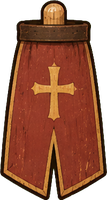
#> input picture img/cuerpos/alabardero_a1.png, 107 x 200 px, given in place of objetos.png, which was not available
$ python build-cuerpos.py ../img/cuerpos/alabardero_a1.png
#> lines starting #> are read from the running program, lines starting #| are printed output that depends on the picture; after the words box and inside, x2 and y2 are one past the last pixel; in counts of white or black regions, pixels touching at a corner belong together; pictures that were not available may be replaced by others from this repository, and a replacement may not be noted
#!/usr/bin/env python3
"""Recorta las hojas de piezas de las marionetas y la hoja de objetos.

Uso: python3 tools/build-cuerpos.py CARPETA
La carpeta debe tener cuerpo_<personaje>.png (8 piezas en una cuadrícula de 4 x 2: torso, brazo, antebrazo con mano, muslo,
espinilla, bota y dos complementos) y objetos.png (12 objetos en una cuadrícula de 4 x 3).
Escribe img/cuerpos/<personaje>_<pieza>.png, img/objetos/<objeto>.png y, dentro de index.html (entre los marcadores /*CUERPOS*/ y /*FIN-CUERPOS*/), las medidas y los puntos de giro de cada pieza.
"""
import json, sys, pathlib
from collections import deque
import numpy as np
from PIL import Image, ImageFilter

root = pathlib.Path(__file__).resolve().parent.parent
src = pathlib.Path(sys.argv[1])
PARTS = ['torso', 'uarm', 'farm', 'thigh', 'shin', 'boot', 'a1', 'a2']
OBJS = ['tijeras', 'tijerona', 'alabarda', 'mazo', 'vela', 'baston', 'carrete', 'ovillo', 'caja', 'cesto', 'tonel', 'cruceta']
MAXSIDE = {'torso': 190, 'uarm': 170, 'farm': 190, 'thigh': 180, 'shin': 170, 'boot': 150, 'a1': 200, 'a2': 200}

def key(img):
    a = np.asarray(img.convert('RGB')).astype(np.float32)
    r, g, b = a[..., 0], a[..., 1], a[..., 2]
    spill = g - np.maximum(r, b)
    alpha = np.clip(1 - (spill - 40) / 90, 0, 1); alpha[spill < 40] = 1
    g2 = np.where(spill > 0, np.minimum(g, np.maximum(r, b) + 6), g)
    return Image.fromarray(np.dstack([r, g2, b, alpha * 255]).clip(0, 255).astype(np.uint8), 'RGBA')

def components(mask, step=4):
    small = Image.fromarray((mask * 255).astype(np.uint8)).resize((mask.shape[1] // step, mask.shape[0] // step), Image.BOX).point(lambda v: 255 if v > 20 else 0)
    sm = np.asarray(small.filter(ImageFilter.MaxFilter(3))) > 0
    lab = np.zeros(sm.shape, np.int32); n = 0
    for y, x in zip(*np.where(sm)):
        if lab[y, x]: continue
        n += 1; q = deque([(y, x)]); lab[y, x] = n
        while q:
            cy, cx = q.popleft()
            for dy, dx in ((1, 0), (-1, 0), (0, 1), (0, -1)):
                ny, nx = cy + dy, cx + dx
                if 0 <= ny < sm.shape[0] and 0 <= nx < sm.shape[1] and sm[ny, nx] and not lab[ny, nx]: lab[ny, nx] = n; q.append((ny, nx))
    full = np.kron(lab, np.ones((step, step), np.int32)); out = np.zeros(mask.shape, np.int32)
    h, w = min(full.shape[0], mask.shape[0]), min(full.shape[1], mask.shape[1]); out[:h, :w] = full[:h, :w]
    return out, n

def cells(sheet, cols, rows):
    """Devuelve {índice de celda: imagen RGBA recortada} (varias piezas en la misma celda se unen)."""
#> called with cols = 4, rows = 3
    im = key(Image.open(sheet)); H, W = im.height, im.width
#> in key, `r, g, b = a[..., 0], a[..., 1], a[..., 2]`:
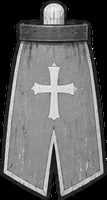
#> r: shape (200, 107) float32; min 0, max 255, mean 99.6
#> in key, `r, g, b = a[..., 0], a[..., 1], a[..., 2]`:
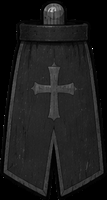
#> b: shape (200, 107) float32; min 0, max 255, mean 27.5
#> in key, `spill = g - np.maximum(r, b)`:
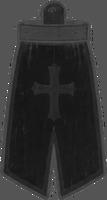
#> spill: shape (200, 107) float32; min -127, max 255, mean -51; drawn with min black and max white
#> after `H, W = (im.height, im.width)`: H = 200; W = 107
    al = np.asarray(im.getchannel('A')) > 40; lab, n = components(al); rgba = np.asarray(im)
#> after `al = np.asarray(im.getchannel('A')) > 40`:
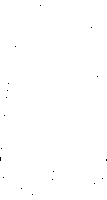
#> al: shape (200, 107) bool; 99.9% white; black in thin lines or dots
#> in components, `small = Image.fromarray((mask * 255).astype(np.uint8)).resize((mask.sh..`: small: PIL image 26x50 L; every value is 255
#> in components, `sm = np.asarray(small.filter(ImageFilter.MaxFilter(3))) > 0`: sm: shape (50, 26) bool; every value is 1
#> the loop in components, `for y, x in zip(*np.where(sm)):` made 1300 passes
#> (y, x) on passes 2 to 4: (0, 1), (0, 2), (0, 3)
#> after the loop in components, `for y, x in zip(*np.where(sm)):`: lab: shape (50, 26) int32; every value is 1
#> after the loop in components, `for y, x in zip(*np.where(sm)):`: n = 1
#> in components, `full = np.kron(lab, np.ones((step, step), np.int32))`: full: shape (200, 104) int32; every value is 1
#> in components, `out[:h, :w] = full[:h, :w]`:
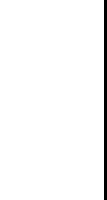
#> out: shape (200, 107) int32; values 0 (black) and 1 (white), 97.2% white; 1 black region, box (x1, y1, x2, y2) and area: (104, 0, 107, 200) 600
#> after `lab, n = components(al)`: n = 1
    acc = {}
    for i in range(1, n + 1):
        m = (lab == i) & al
        if m.sum() < 400: continue
        cy, cx = np.argwhere(m).mean(0); idx = min(int(cy // (H / rows)), rows - 1) * cols + min(int(cx // (W / cols)), cols - 1)
        acc[idx] = acc.get(idx, np.zeros_like(al)) | m
#> this loop made 1 pass
#> (cy, cx, idx) on pass 1: (99.47, 51.52, 5)
#> after the loop, acc = 1 item
    res = {}
    for idx, m in acc.items():
        ys, xs = np.where(m); y0, y1, x0, x1 = ys.min(), ys.max() + 1, xs.min(), xs.max() + 1
        piece = rgba[y0:y1, x0:x1].copy(); piece[..., 3] = np.where(m[y0:y1, x0:x1], piece[..., 3], 0)
        res[idx] = Image.fromarray(piece, 'RGBA')
#> this loop made 1 pass
#> (idx, y0, y1, x0, x1) on pass 1: (5, 0, 200, 0, 104)
#> pass 1, in cells, `piece = rgba[y0:y1, x0:x1].copy()`:
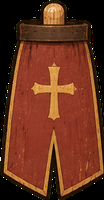
#> piece: shape (200, 104, 4); mean R, G, B, A 102.3, 49.4, 28.3, 254.5; transparent parts drawn white
#> after the loop: piece: shape (200, 104, 4); 0.02% of pixels changed, all inside (x1, y1, x2, y2) = (0, 5, 54, 172)
#> after the loop, res = 1 item
    return res

def peg(im, top=True):
    """Centro del pivote del extremo de arriba (o de abajo): x e y como fracción del tamaño."""
    a = np.asarray(im.getchannel('A')) > 40; h, w = a.shape; band = max(2, int(h * .05))
    rows = a[:band] if top else a[-band:]; xs = np.where(rows.any(0))[0]
    if len(xs) == 0: return .5, (.07 if top else .93)
    r = (xs.max() - xs.min() + 1) / 2
    py = float(np.clip(r / h, .03, .12)); return round(float(xs.mean() / w), 3), round(py if top else 1 - py, 3)

def fit(im, side):
    s = side / max(im.size); return im.resize((max(1, round(im.width * s)), max(1, round(im.height * s))), Image.LANCZOS)

meta = {'cuerpos': {}, 'objetos': {}}
(root / 'img' / 'cuerpos').mkdir(parents=True, exist_ok=True); (root / 'img' / 'objetos').mkdir(parents=True, exist_ok=True)
for f in sorted(src.glob('cuerpo_*.png')):
    char = f.stem[len('cuerpo_'):]; meta['cuerpos'][char] = {}
    got = cells(f, 4, 2)
    for idx, name in enumerate(PARTS):
        if idx not in got: continue
        im = fit(got[idx], MAXSIDE[name]); px, py = peg(im, True); bx, by = peg(im, False)
        im.save(root / 'img' / 'cuerpos' / f'{char}_{name}.png', optimize=True)
        meta['cuerpos'][char][name] = {'w': im.width, 'h': im.height, 'px': px, 'py': py, 'bx': bx, 'by': by}
    print(char, sorted(meta['cuerpos'][char]))
got = cells(src / 'objetos.png', 4, 3)
#> got = 1 item
for idx, name in enumerate(OBJS):
    if idx not in got: continue
    im = fit(got[idx], 170); im.save(root / 'img' / 'objetos' / f'{name}.png', optimize=True); meta['objetos'][name] = {'w': im.width, 'h': im.height}
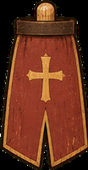
#> im: PIL image 88x170 RGBA; mean R, G, B, A 102.4, 49.5, 28.3, 254.4; transparent parts drawn white
#> after the loop, meta = 2 items
print('objetos', sorted(meta['objetos']))
#| objetos ['baston']
#> (the run stopped early here; a loop or call above may not have finished)

$ run again, on img/cuerpos/alabardero_thigh.png
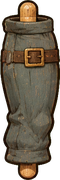
#> input picture img/cuerpos/alabardero_thigh.png, 60 x 180 px, given in place of objetos.png, which was not available
#> in key, `spill = g - np.maximum(r, b)`:
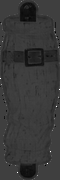
#> spill: shape (180, 60) float32; min -85, max 255, mean -10.3; drawn with min black and max white
#> al: shape (180, 60) bool; 99.9% white; black in thin lines or dots, all inside (x1, y1, x2, y2) = (0, 37, 60, 176)
#> the loop in components, `for y, x in zip(*np.where(sm)):` made 675 passes
#> (y, x) on passes 2 to 4: (0, 1), (0, 2), (0, 3)
#> after the loop in components, `for y, x in zip(*np.where(sm)):`: n = 1
#> full: shape (180, 60) int32; every value is 1
#> the loop in cells, `for i in range(1, n + 1):` made 1 pass
#> (cy, cx, idx) on pass 1: (89.48, 29.49, 5)
#> after the loop in cells, `for i in range(1, n + 1):`: acc = 1 item
#> the loop in cells, `for idx, m in acc.items():` made 1 pass
#> (idx, y0, y1, x0, x1) on pass 1: (5, 0, 180, 0, 60)
#> after the loop `for idx, name in enumerate(OBJS):`:
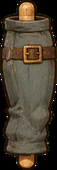
#> im: PIL image 57x170 RGBA; mean R, G, B, A 73.9, 63.2, 47.4, 254.4; transparent parts drawn white
#> after the loop `for idx, name in enumerate(OBJS):`: meta = 2 items
#| objetos ['baston']

$ run again, on img/cuerpos/alabardero_torso.png
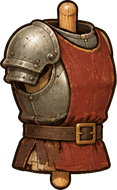
#> input picture img/cuerpos/alabardero_torso.png, 117 x 190 px, given in place of objetos.png, which was not available
#> al: shape (190, 117) bool; 99.9% white; black in thin lines or dots, all inside (x1, y1, x2, y2) = (16, 0, 116, 182)
#> small: PIL image 29x47 L; every value is 255
#> sm: shape (47, 29) bool; every value is 1
#> the loop in components, `for y, x in zip(*np.where(sm)):` made 1363 passes
#> (y, x) on passes 2 to 4: (0, 1), (0, 2), (0, 3)
#> after the loop in components, `for y, x in zip(*np.where(sm)):`: n = 1
#> full: shape (188, 116) int32; every value is 1
#> out: shape (190, 117) int32; values 0 (black) and 1 (white), 98.1% white; 1 black region, box (x1, y1, x2, y2) and area: (0, 0, 117, 190) 422
#> the loop in cells, `for i in range(1, n + 1):` made 1 pass
#> (cy, cx, idx) on pass 1: (93.5, 57.49, 5)
#> after the loop in cells, `for i in range(1, n + 1):`: acc = 1 item
#> the loop in cells, `for idx, m in acc.items():` made 1 pass
#> (idx, y0, y1, x0, x1) on pass 1: (5, 0, 188, 0, 116)
#> after the loop `for idx, name in enumerate(OBJS):`:
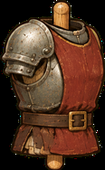
#> im: PIL image 105x170 RGBA; mean R, G, B, A 80.1, 50.6, 33.6, 254.6; transparent parts drawn white
#> after the loop `for idx, name in enumerate(OBJS):`: meta = 2 items
#| objetos ['baston']
